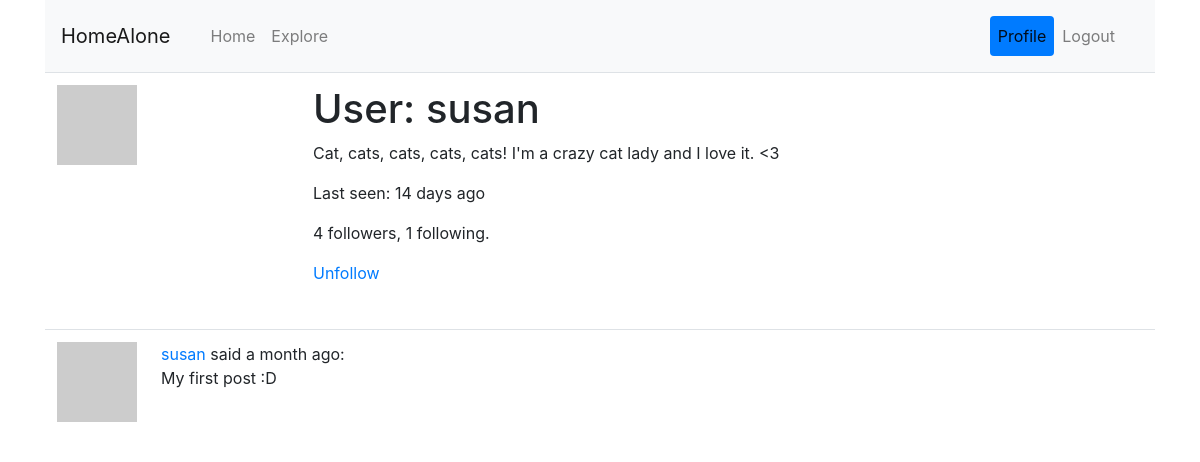
The app's page /user/susan (signed in), older data.
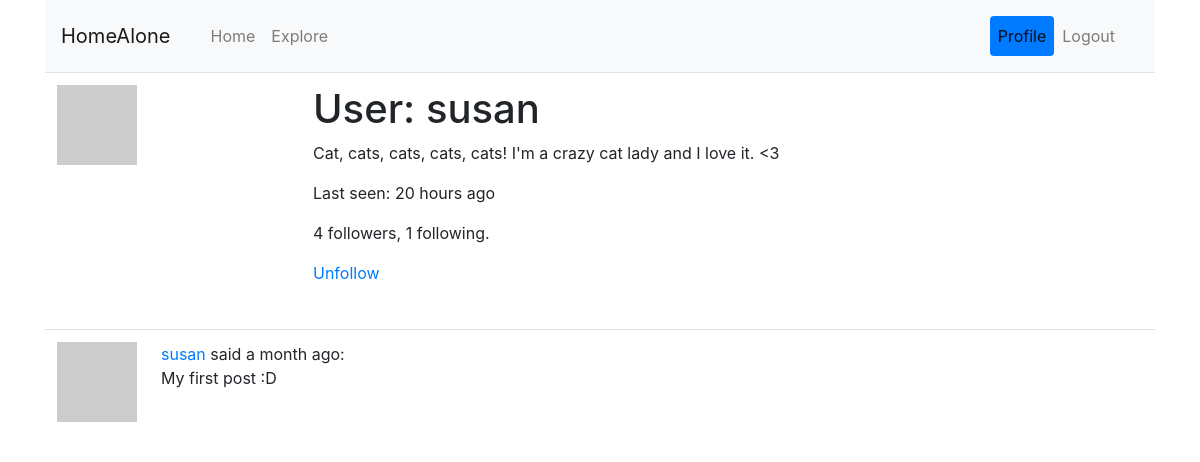
The same page, newer data.
### app/models.py (models this page shows, shortened)
class User(UserMixin, db.Model):
	id = db.Column(db.Integer, primary_key=True)
	username = db.Column(db.String(64), index=True, unique=True)
	email = db.Column(db.String(120), index=True, unique=True)
	password_hash = db.Column(db.String(128))
	posts = db.relationship('Post', backref='author', lazy='dynamic')
	about_me = db.Column(db.String(140))
	last_seen = db.Column(db.DateTime, default=datetime.utcnow)
	followed = db.relationship(
		'User', # right side of relationship (users)
		secondary=followers, # left side of relationship (followers)
		primaryjoin=(followers.c.follower_id == id), # condition that links the left with the association table
		secondaryjoin=(followers.c.followed_id == id), # condition that links the right with the association table
		backref=db.backref('followers', lazy='dynamic'), # how this relationship will be accessed from the right side (from the left, the relationship is named `followed`)
		lazy='dynamic')
	def avatar(self, size):
		digest = md5(self.email.lower().encode('utf-8')).hexdigest()
		return 'https://www.gravatar.com/avatar/{}?d=identicon&s={}'.format(digest, size)
	def is_following(self, user):
		return self.followed.filter(
			followers.c.followed_id == user.id
			).count() > 0

### app/main/routes.py (the view)
@bp.route('/user/<username>')
@login_required
def user(username):
	user = User.query.filter_by(username=username).first_or_404()
	page = request.args.get('page', 1, type=int)
	pages = user.posts.order_by(Post.timestamp.desc()).paginate(
		page, current_app.config['POSTS_PER_PAGE'], False)
	posts = pages.items
	next_url = url_for('main.user', username=user.username, page=pages.next_num) \
		if pages.has_next else None
	prev_url = url_for('main.user', username=user.username, page=pages.prev_num) \
		if pages.has_prev else None
	return render_template('user.html', user=user,
							posts=posts, pages=pages,
							next_url=next_url, prev_url=prev_url)

### app/main/routes.py (called while the page is built)
@bp.before_request
def before_request():
	if current_user.is_authenticated:
		current_user.last_seen = datetime.utcnow()
		db.session.commit()
	g.locale = str(get_locale())

### app/models.py (called while the page is built)
@login.user_loader
def load_user(id):
	return User.query.get(int(id))

### app/templates/user.html (shortened to what this page needs)
{% extends "base.html" %}
{% block app_content %}
	<table class='table table-hover'>
		<tr>
			<td width="256px">
				<img src="{{ user.avatar(256) }}">
			</td>
			<td>
				<h1>{{ _('User: ') }}{{ user.username }}</h1>
				{% if user.about_me %}
					<p>{{ user.about_me }}</p>{% endif %}
				{% if user.last_seen %}
					<p>{{ _('Last seen: ') }}{{ moment(user.last_seen).fromNow() }}</p>{% endif %}
				<p>{{ user.followers.count() }} {{ _('followers') }},
					{{ user.followed.count() }} {{ _('following.') }}</p>
				{% if user == current_user %}
					<p><a href="{{ url_for('main.edit_profile') }}">
							{{ _('Edit your profile') }}</a></p>
				{% elif not current_user.is_following(user) %}
					<p><a href="{{ url_for('main.follow', username=user.username) }}">
							{{ _('Follow') }}<a></p>
				{% else %}
					<p><a href="{{ url_for('main.unfollow', username=user.username) }}">
							{{ _('Unfollow') }}</a></p>
				{% endif %}
			</td>
		</tr>
	</table>
  {% for post in posts %}
  	{% include '_post.html' %}
  {% endfor %}
{% endblock %}

Row changes from the older to the newer data that the page shows:
changed User "susan": last_seen "14 days ago" → "20 hours ago"
